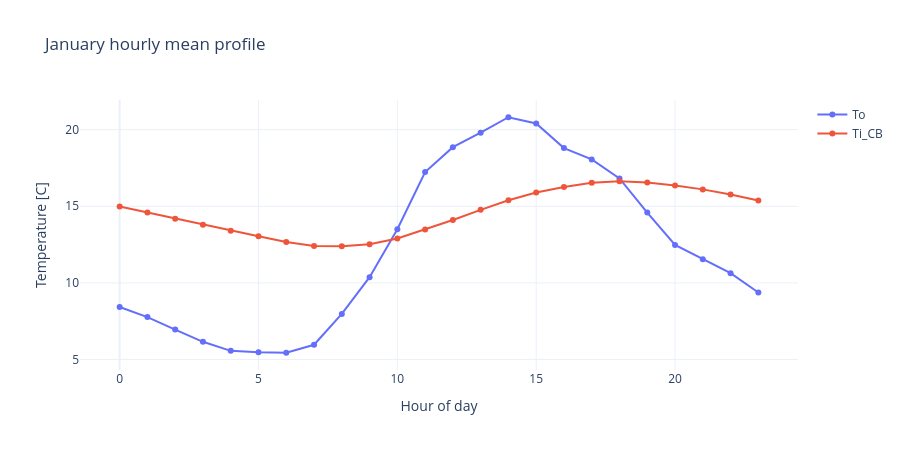

This figure's notebook cell:
### Code cell
# Mean hourly profile for January across all January days
import plotly.graph_objects as go

enero = temps.loc[temps.index.month == 1, ['To', 'Ti_CB']]
mean_january_hour = enero.groupby(enero.index.hour).mean().reindex(range(24))
mean_january_hour.index.name = 'hour'

fig = go.Figure()
fig.add_trace(go.Scatter(x=mean_january_hour.index, y=mean_january_hour['To'], mode='lines+markers', name='To'))
fig.add_trace(go.Scatter(x=mean_january_hour.index, y=mean_january_hour['Ti_CB'], mode='lines+markers', name='Ti_CB'))

fig.update_layout(
    width=900,
    height=450,
    title='January hourly mean profile',
    xaxis_title='Hour of day',
    yaxis_title='Temperature [C]',
    template='plotly_white'
 )
fig

### Figure 1 — Plotly figure (JSON) as saved in the notebook; plotly's stock layout.template omitted (floating-point values rounded to 4 significant figures)
{"data": [{"mode": "lines+markers", "name": "To", "type": "scatter", "x": [0, 1, 2, 3, 4, 5, 6, 7, 8, 9, 10, 11, 12, 13, 14, 15, 16, 17, 18, 19, 20, 21, 22, 23], "y": [8.43, 7.773, 6.955, 6.158, 5.569, 5.482, 5.445, 5.965, 7.979, 10.37, 13.5, 17.23, 18.86, 19.8, 20.81, 20.4, 18.79, 18.06, 16.82, 14.59, 12.48, 11.54, 10.64, 9.374]}, {"mode": "lines+markers", "name": "Ti_CB", "type": "scatter", "x": [0, 1, 2, 3, 4, 5, 6, 7, 8, 9, 10, 11, 12, 13, 14, 15, 16, 17, 18, 19, 20, 21, 22, 23], "y": [14.99, 14.6, 14.19, 13.79, 13.4, 13.04, 12.68, 12.41, 12.39, 12.53, 12.9, 13.49, 14.11, 14.77, 15.4, 15.9, 16.26, 16.53, 16.63, 16.56, 16.36, 16.1, 15.77, 15.37]}], "layout": {"height": 450, "title": {"text": "January hourly mean profile"}, "width": 900, "xaxis": {"title": {"text": "Hour of day"}}, "yaxis": {"title": {"text": "Temperature [C]"}}}}
